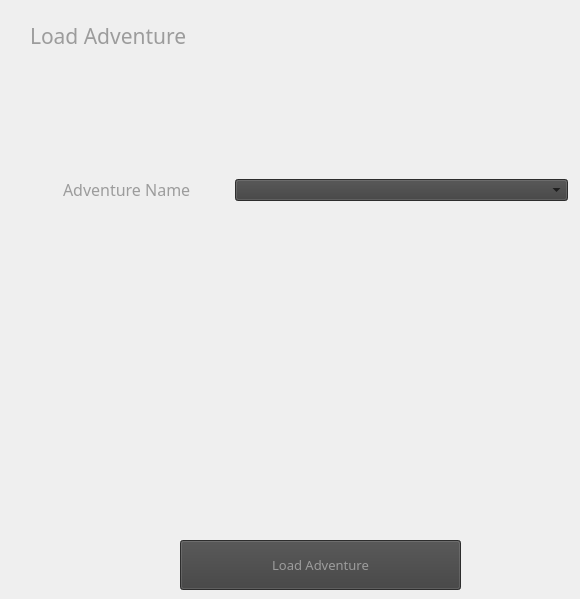
               <widget class="QWidget" name="page_load_adventure">
                <widget class="QLabel" name="label_load_adventure">
                 <property name="geometry">
                  <rect>
                   <x>30</x>
                   <y>20</y>
                   <width>291</width>
                   <height>31</height>
                  </rect>
                 </property>
                 <property name="font">
                  <font>
                   <family>Copperplate Gothic Bold</family>
                   <pointsize>16</pointsize>
                  </font>
                 </property>
                 <property name="styleSheet">
                  <string notr="true">color: rgb(156, 156, 156);</string>
                 </property>
                 <property name="text">
                  <string>Load Adventure</string>
                 </property>
                </widget>
                <widget class="QPushButton" name="pushButton_load_adventure">
                 <property name="geometry">
                  <rect>
                   <x>180</x>
                   <y>540</y>
                   <width>281</width>
                   <height>50</height>
                  </rect>
                 </property>
                 <property name="minimumSize">
                  <size>
                   <width>0</width>
                   <height>50</height>
                  </size>
                 </property>
                 <property name="font">
                  <font>
                   <family>Copperplate Gothic Light</family>
                   <pointsize>10</pointsize>
                  </font>
                 </property>
                 <property name="styleSheet">
                  <string notr="true">QPushButton{
	background-color: rgb(63, 63, 63);
	color: rgb(156, 156, 156);
}
QPushButton:hover{
	background-color: rgb(156, 156, 156);
	color: rgb(63, 63, 63);
}
</string>
                 </property>
                 <property name="text">
                  <string>Load Adventure</string>
                 </property>
                </widget>
                <widget class="QWidget" name="gridLayoutWidget_2">
                 <property name="geometry">
                  <rect>
                   <x>60</x>
                   <y>160</y>
                   <width>511</width>
                   <height>61</height>
                  </rect>
                 </property>
                 <layout class="QGridLayout" name="gridLayout_load_adventure">
                  <property name="leftMargin">
                   <number>3</number>
                  </property>
                  <property name="topMargin">
                   <number>3</number>
                  </property>
                  <property name="rightMargin">
                   <number>3</number>
                  </property>
                  <property name="bottomMargin">
                   <number>3</number>
                  </property>
                  <property name="horizontalSpacing">
                   <number>30</number>
                  </property>
                  <item row="1" column="0">
                   <widget class="QLabel" name="label_adventure_name_load">
                    <property name="maximumSize">
                     <size>
                      <width>142</width>
                      <height>17</height>
                     </size>
                    </property>
                    <property name="font">
                     <font>
                      <family>Copperplate Gothic Light</family>
                      <pointsize>12</pointsize>
                     </font>
                    </property>
                    <property name="styleSheet">
                     <string notr="true">color: rgb(156, 156, 156);</string>
                    </property>
                    <property name="text">
                     <string>Adventure Name</string>
                    </property>
                   </widget>
                  </item>
                  <item row="1" column="1">
                   <widget class="QComboBox" name="comboBox_adventure_name">
                    <property name="styleSheet">
                     <string notr="true">background-color: rgb(63, 63, 63);</string>
                    </property>
                   </widget>
                  </item>
                 </layout>
                </widget>
               </widget>
